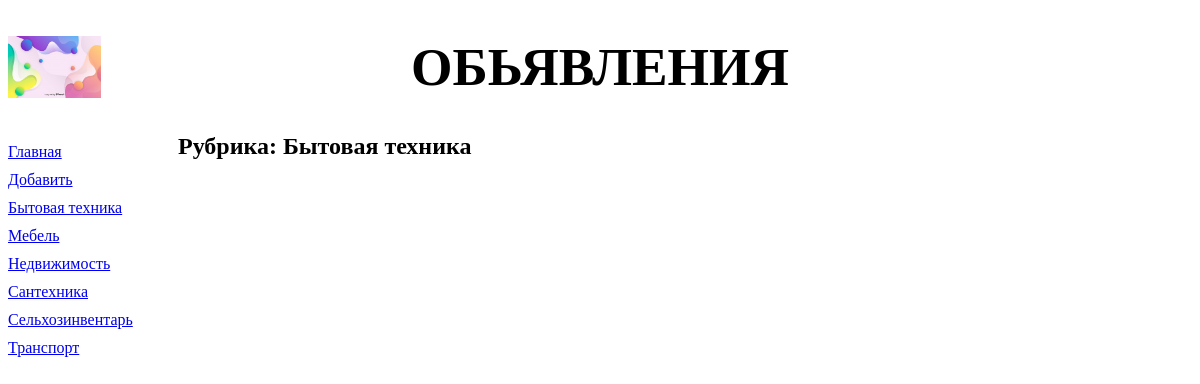
/bboard/3/, run on the app's committed database.
### bboard/models.py (models this page shows, shortened)
class Rubric(models.Model):
    name = models.CharField(max_length=20, db_index=True, verbose_name='Название')
    objects = RubricManager()
    class Meta:
        verbose_name_plural = 'Рубрики'
        verbose_name = 'Рубрика'
        ordering = ['name']

### bboard/views.py (the view)
# urls.py: path('<int:rubric_id>/', BbByRubricView.as_view(), name='by_rubric'),
class BbByRubricView(ListView):
    template_name = 'bboard/by_rubric.html'
    context_object_name = 'bbs'
    def get_queryset(self):
        return Bb.objects.filter(rubric=self.kwargs['rubric_id'])
    def get_context_data(self, *args, **kwargs):
        context = super().get_context_data(*args, **kwargs)
        context['rubrics'] = Rubric.objects.all()
        context['current_rubric'] = Rubric.objects.get(
                                            pk=self.kwargs['rubric_id'])
        return context

### bboard/models.py (called while the page is built)
    def get_queryset(self):
        return RubricQuerySet(self.model, using=self._db)

### bboard/templates/bboard/by_rubric.html (shortened to what this page needs)
{% extends 'layout/basic.html' %}
{% block content %}
<h2> Рубрика: {{current_rubric.name}} </h2>
{% endblock %}

### bboard/templates/layout/basic.html (shortened to what this page needs)
{% load static %}
<!DOCTYPE html>
<html>
    <head>
        <link rel="stylesheet" type="text/css"
        href="{% static 'bboard/style.css' %}">
    </head>
    <body>
        <header>
            <h1> Обьявления </h1>
        </header>
        <nav>
            <a href="{% url 'index' %}"> Главная </a>
            <a href="{% url 'add' %}"> Добавить </a>
            {% for rubric in rubrics %}
            <a href="{% url 'by_rubric' rubric.pk %}"> {{ rubric.name }} </a>
            {% endfor %}
        </nav>
        <section>
        {% block content %}
        {% endblock %}
        </section>
    </body>
    </head>
</html>

### bboard/static/bboard/style.css (style rules this page uses)
header h1 { font-size: 40pt; text-transform: uppercase; text-align: center; background: url('bg.jpg') left / auto 100% no-repeat; }
nav { font_size: 16pt; width: 150px; float: left; }
nav a { display: block; margin: 10px 0px; }
section { margin-left: 170px; }

### data on the page
Rubric: name "Бытовая техника"
Rubric: name "Мебель"
Rubric: name "Недвижимость"
Rubric: name "Сантехника"
Rubric: name "Сельхозинвентарь"
Rubric: name "Транспорт"
